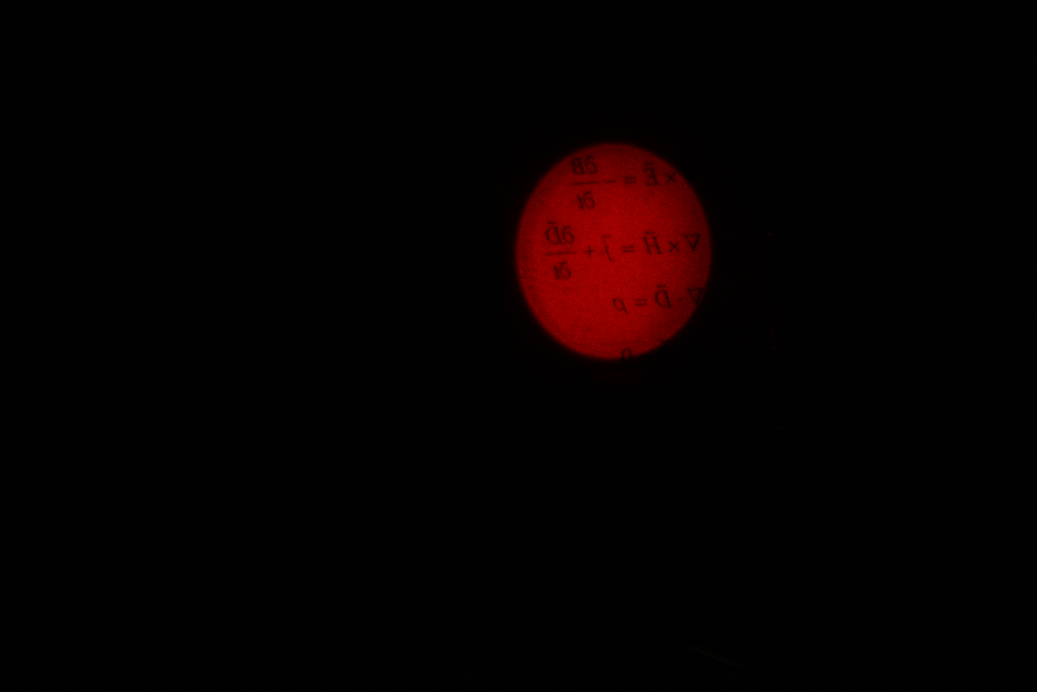
#> input picture code/ideal_images_data/_MG_8230.JPG, 5184 x 3456 px (shown at 1/5 size); the run also reads 1 picture not shown here
$ python deblur.py ../ideal_images_data/_MG_8229.JPG ../ideal_images_data/_MG_8230.JPG
#> lines starting #> are read from the running program, lines starting #| are printed output that depends on the picture
import sys
import pathlib
import argparse

import cv2
import numpy as np
import matplotlib.pyplot as plt
from icecream import ic


# -------------------------------------Arguments & Settings-------------------

root_path = pathlib.Path(__file__).absolute().parents[1]

parser = argparse.ArgumentParser()
parser.add_argument('image', type=str, help="Blured image")
parser.add_argument('psf', type=str, help="PSF of the corresponding image")
parser.add_argument('--output', type=str, help="where to store results")
parser.add_argument('--kowalsky', type=float, help="factor to enhance divition",
                    default=0.0001)

args = parser.parse_args()
output_path = pathlib.Path(args.output).resolve() if args.output else None
kowalsky = args.kowalsky

# -------------------------------------reading images-------------------------

def readImage(filename, dtype=None, color_mode=0):
    """Read image files as numpy arrays using opencv python wrapper.
    :param filename         string path pointing to image
    :param color_mode       1 - color, 0 - greyscale(default), -1 - unchanged
    :param dtype            data type of returned numpy array (ex. np.float32)
                            If any *float* type is used, convert to [0,1] range.
                            If not given original is used.
    :return                 numpy arrays of read image
    """
#> called with filename = '../ideal_images_data/_MG_8229.JPG', color_mode = 0
    im = cv2.imread(filename, color_mode)
#> im: shape (3456, 5184); min 0, max 121, mean 0.7
    if im is None:
        raise OSError('image {} load failed!'.format(filename))
    # search for normalization factor (max no. to divide by)
    max_no = np.iinfo(im.dtype).max
#> max_no = 255
    if im.dtype != dtype:
        im = np.asarray(im, dtype=dtype)
    if max_no and im.dtype in [np.float16, np.float32, np.float64]:
        im = im / max_no
    return im

u_in = readImage(args.image, color_mode=0)  # 0=grayscale
h_in = readImage(args.psf, color_mode=0)
#> call 2 of readImage, with filename = '../ideal_images_data/_MG_8230.JPG', color_mode = 0
#> in readImage (call 2), `im = cv2.imread(filename, color_mode)`:
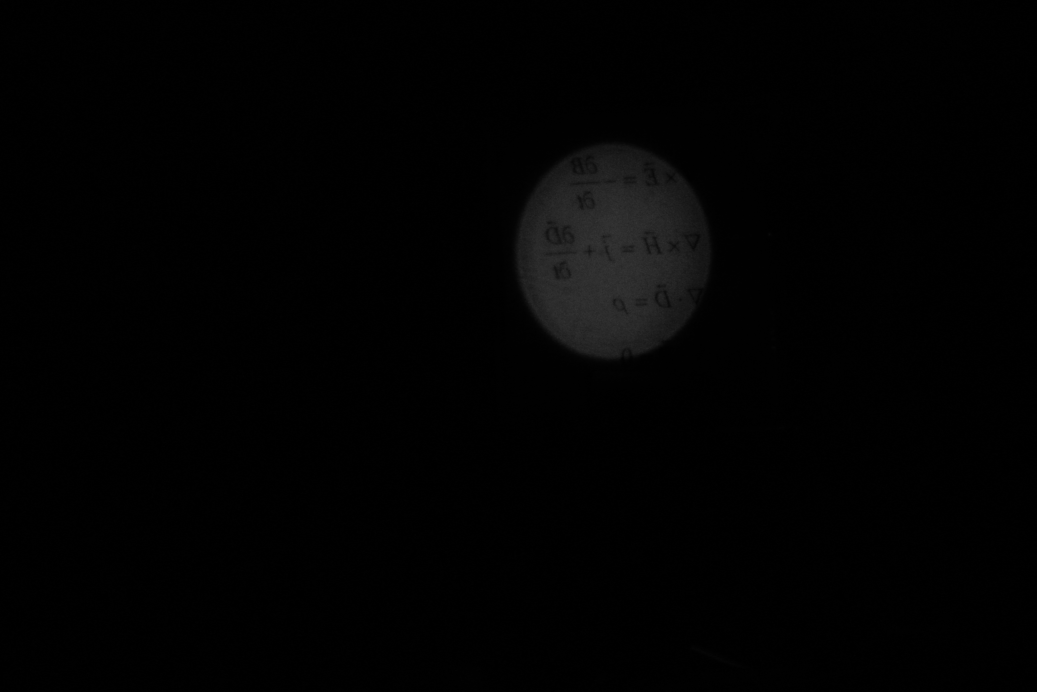
#> im: shape (3456, 5184) (shown at 1/5 size); min 0, max 66, mean 2.2

# -------------------------------------computing FFT--------------------------

H_in = np.fft.fftshift(np.fft.fft2(h_in))
U_in = np.fft.fftshift(np.fft.fft2(u_in))
H_magnitude = 20*np.log(np.abs(H_in+kowalsky))
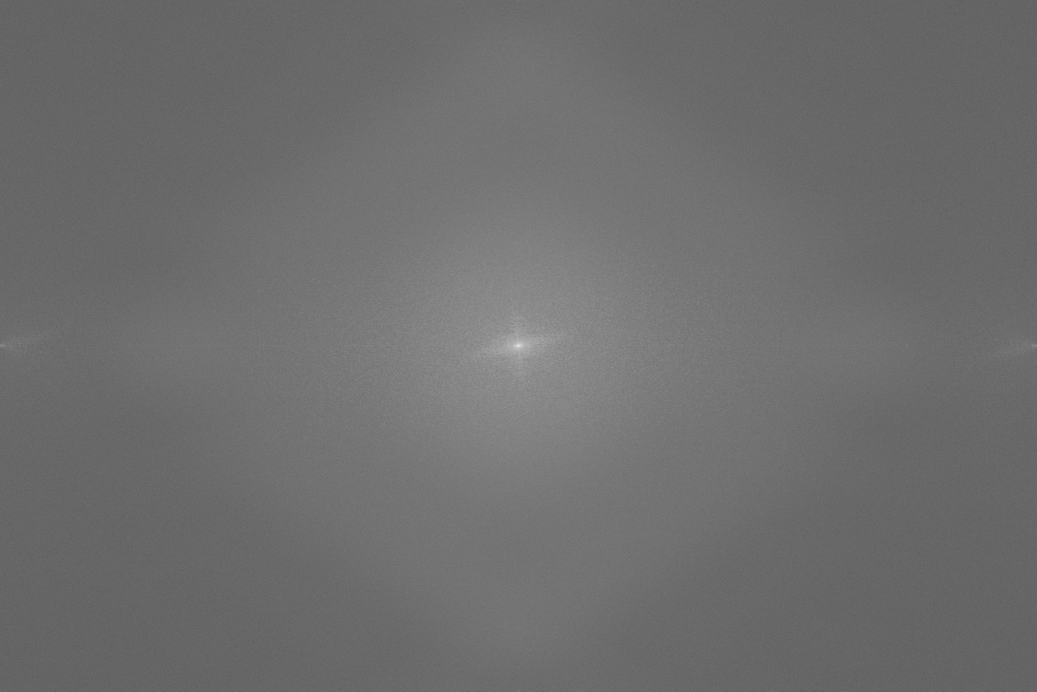
#> H_magnitude: shape (3456, 5184) float64 (shown at 1/5 size); min -7.89, max 349.8, mean 147; drawn with min black and max white
U_magnitude = 20*np.log(np.abs(U_in+kowalsky))

# -------------------------------------dividing FFTs-------------------------
U_deblur = np.divide(U_in, H_in + kowalsky)
U_deblur_show = 20*np.log(np.abs(U_deblur))
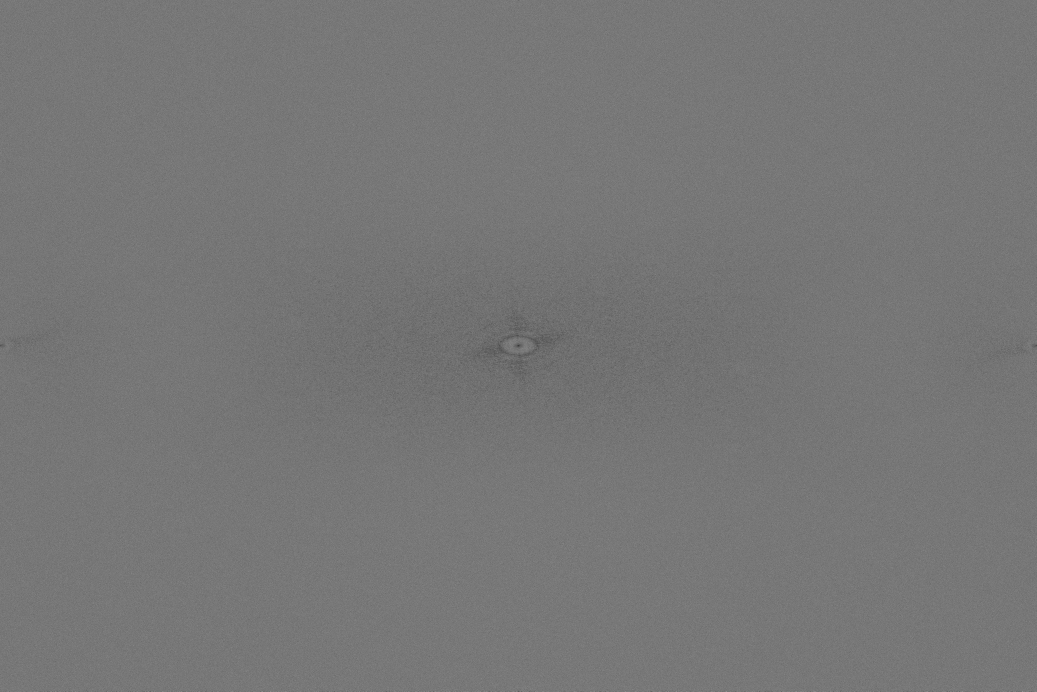
#> U_deblur_show: shape (3456, 5184) float64 (shown at 1/5 size); min -151.4, max 170.9, mean -0.9; drawn with min black and max white
# phase = np.arctan2(U_deblur.imag, U_deblur.real)

# -------------------------------------inverse FFT----------------------------

u_deblur = np.fft.fftshift(np.fft.ifft2(np.fft.ifftshift(U_deblur)))
u_deblur_show = 2*np.abs(u_deblur)
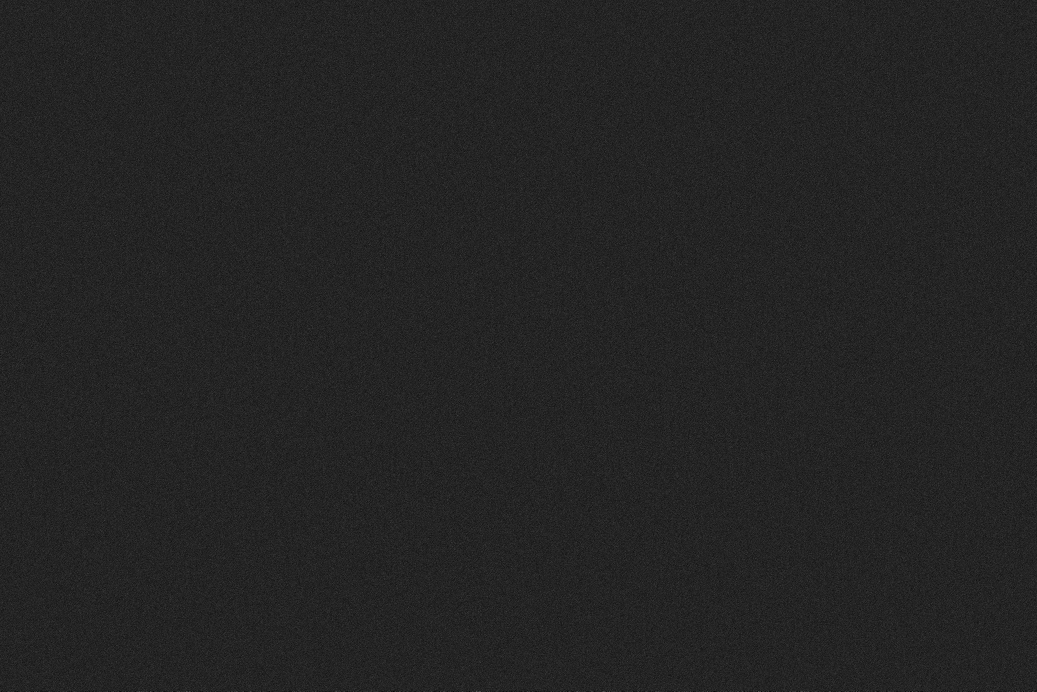
#> u_deblur_show: shape (3456, 5184) float64 (shown at 1/5 size); min 5.09e-11, max 0.0109, mean 0.00156; drawn with min black and max white
# u_deblur_show = u_deblur_show / max(np.ndarray.flatten(u_deblur_show))

# -------------------------------------DRAWING RESULTS------------------------
DPI=96
plt.figure(figsize=(1200/DPI, 800/DPI), dpi=DPI)

plt.subplot(231)
plt.imshow(u_in, cmap='gray')
plt.title('u')

plt.subplot(232);
plt.imshow(h_in, cmap='gray')
plt.title('PSF')

plt.subplot(234);
plt.imshow(U_magnitude, cmap='gray')
plt.title('U')

plt.subplot(235);
plt.imshow(H_magnitude, cmap='gray')
plt.title('OTF')

plt.subplot(236);
plt.imshow(U_deblur_show, cmap='gray')
plt.title('U/OTF')

plt.subplot(233);
plt.imshow(u_deblur_show, cmap='gray');
plt.title('u_deblured = iFT(U/OTF)')

if output_path:
    plt.savefig(output_path, bbox_inches='tight', dpi=DPI*2)
else:
    plt.show()
